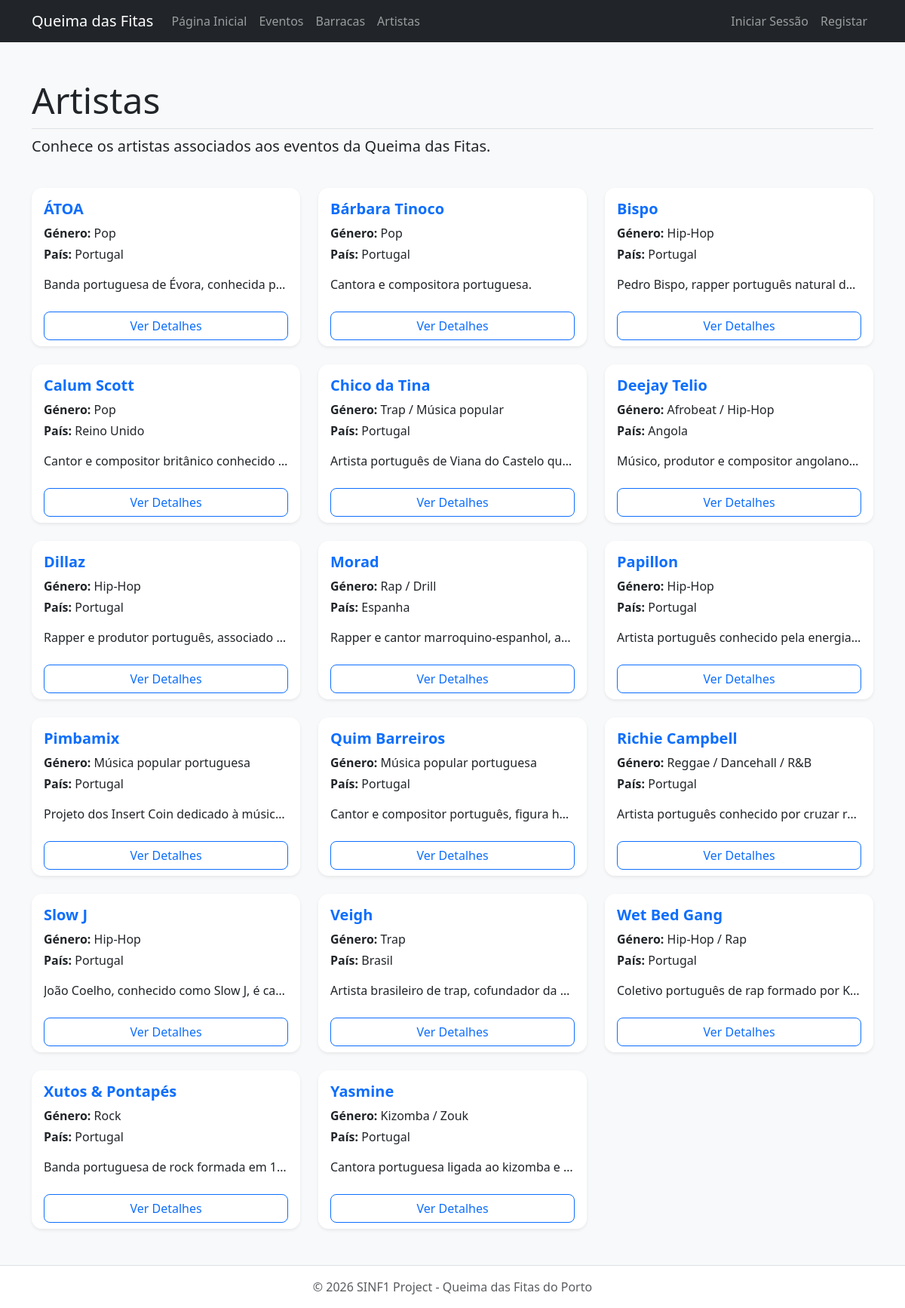
/public/UserInterface/artists.php, run on the app's committed database.
### tables this page shows
CREATE TABLE `artist` (
  `id_artist` int(11) NOT NULL,
  `name` varchar(100) NOT NULL,
  `musical_genre` varchar(50) DEFAULT NULL,
  `country` varchar(50) DEFAULT NULL,
  `biography` text DEFAULT NULL
);

### src/dal/DataAccessLayer.php (called while the page is built, shortened)
<?php
class DataAccessLayer {
    private $conn;
    public function __construct() {
        $this->conn = new mysqli(DB_HOST, DB_USER, DB_PASS, DB_NAME);
        $this->conn->set_charset("utf8mb4");
    }
    public function executeSelect($query, $params = [], $types = "") {
        $stmt = $this->conn->prepare($query);
        $stmt->execute();
        $result = $stmt->get_result();
        $data = $result->fetch_all(MYSQLI_ASSOC);
        return $data;
    }
}
?>

### src/bll/BusinessLogicLayer.php (called while the page is built, shortened)
<?php
require_once __DIR__ . '/../dal/DataAccessLayer.php';
class BusinessLogicLayer {
    private $dal;
    public function __construct() {
        $this->dal = new DataAccessLayer();
    }
    public function getAllArtists() {
        return $this->dal->executeSelect("SELECT * FROM artist ORDER BY name ASC");
    }
}
?>

### public/UserInterface/artists.php (the view, shortened to what this page needs)
<?php
include '../includes/header_ui.php';
$artists = $bll->getAllArtists();
?>
<div class="row mb-4">
    <div class="col">
        <h1 class="display-5 border-bottom pb-2">Artistas</h1>
        <p class="lead">Conhece os artistas associados aos eventos da Queima das Fitas.</p>
    </div>
</div>
<div class="row">
    <?php if ($artists && count($artists) > 0): ?>
        <?php foreach ($artists as $artist): ?>
            <div class="col-md-6 col-lg-4 mb-4">
                <div class="card artist-card h-100 shadow-sm border-0">
                    <div class="card-body">
                        <h5 class="card-title text-primary">
                            <?php echo htmlspecialchars($artist['name']); ?>
                        </h5>
                        <p class="mb-1">
                            <strong>Género:</strong>
                            <?php echo htmlspecialchars($artist['musical_genre'] ?? 'Não definido'); ?>
                        </p>
                        <p class="mb-3">
                            <strong>País:</strong>
                            <?php echo htmlspecialchars($artist['country'] ?? 'Não definido'); ?>
                        </p>
                        <p class="card-text text-truncate">
                            <?php echo htmlspecialchars($artist['biography'] ?? 'Sem biografia disponível.'); ?>
                        </p>
                    </div>
                    <div class="card-footer bg-white border-top-0">
                        <a href="artist_detail.php?id=<?php echo $artist['id_artist']; ?>" class="btn btn-outline-primary w-100">
                            Ver Detalhes
                        </a>
                    </div>
                </div>
            </div>
        <?php endforeach; ?>
    <?php endif; ?>
</div>
<?php include '../includes/footer.php'; ?>

### public/css/style.css (style rules this page uses)
body { background-color: #f8f9fa; color: #212529; }
h1, h2, h3, h4, h5 { font-weight: 600; }
.card { border-radius: 14px; overflow: hidden; }
.event-card, .tent-card, .artist-card { transition: transform 0.2s ease, box-shadow 0.2s ease; }
.btn { border-radius: 8px; }

### data on the page
artist: name "ÁTOA", musical_genre "Pop", country "Portugal", biography "Banda portuguesa de Évora, conhecida p…"
artist: name "Bárbara Tinoco", musical_genre "Pop", country "Portugal", biography "Cantora e compositora portuguesa."
artist: name "Bispo", musical_genre "Hip-Hop", country "Portugal", biography "Pedro Bispo, rapper português natural d…"
artist: name "Calum Scott", musical_genre "Pop", country "Reino Unido", biography "Cantor e compositor britânico conhecido…"
artist: name "Chico da Tina", musical_genre "Trap / Música popular", country "Portugal", biography "Artista português de Viana do Castelo qu…"
artist: name "Deejay Telio", musical_genre "Afrobeat / Hip-Hop", country "Angola", biography "Músico, produtor e compositor angolano…"
artist: name "Dillaz", musical_genre "Hip-Hop", country "Portugal", biography "Rapper e produtor português, associado…"
artist: name "Morad", musical_genre "Rap / Drill", country "Espanha", biography "Rapper e cantor marroquino-espanhol, a…"
artist: name "Papillon", musical_genre "Hip-Hop", country "Portugal", biography "Artista português conhecido pela energia…"
artist: name "Pimbamix", musical_genre "Música popular portuguesa", country "Portugal", biography "Projeto dos Insert Coin dedicado à músic…"
artist: name "Quim Barreiros", musical_genre "Música popular portuguesa", country "Portugal", biography "Cantor e compositor português, figura h…"
artist: name "Richie Campbell", musical_genre "Reggae / Dancehall / R&B", country "Portugal", biography "Artista português conhecido por cruzar r…"
artist: name "Slow J", musical_genre "Hip-Hop", country "Portugal", biography "João Coelho, conhecido como Slow J, é ca…"
artist: name "Veigh", musical_genre "Trap", country "Brasil", biography "Artista brasileiro de trap, cofundador da…"
artist: name "Wet Bed Gang", musical_genre "Hip-Hop / Rap", country "Portugal", biography "Coletivo português de rap formado por K…"
artist: name "Xutos & Pontapés", musical_genre "Rock", country "Portugal", biography "Banda portuguesa de rock formada em 1…"
artist: name "Yasmine", musical_genre "Kizomba / Zouk", country "Portugal", biography "Cantora portuguesa ligada ao kizomba e…"
